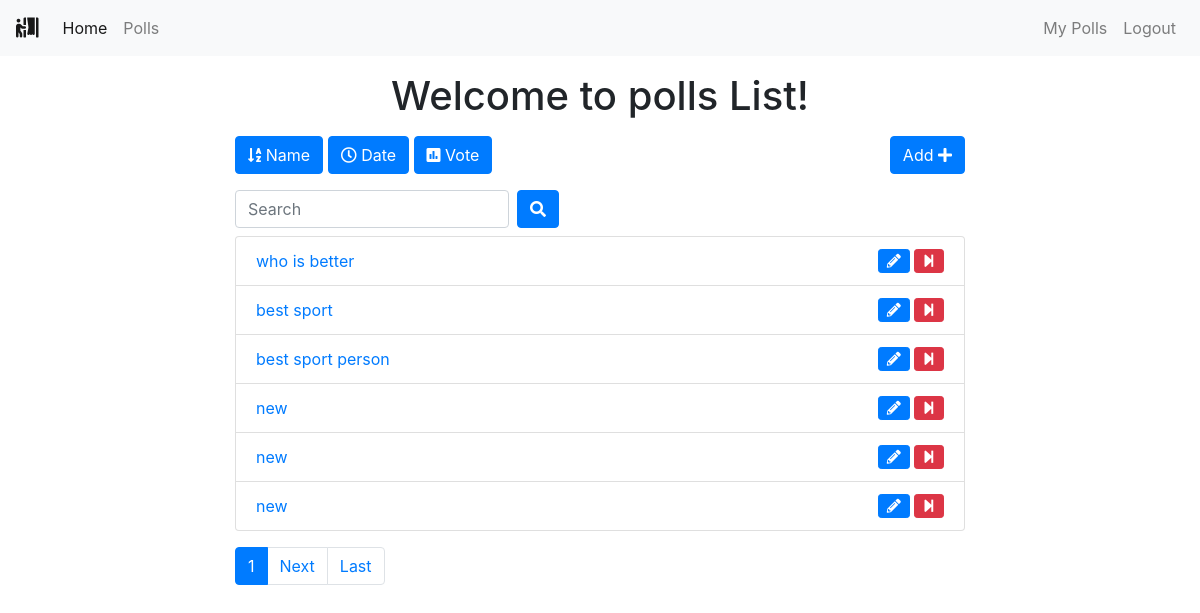
The app's page /polls/list/ (signed in) with its own data.
### polls/models.py (models this page shows, shortened)
class Poll(models.Model):
    owner = models.ForeignKey(User, on_delete=models.CASCADE)
    text = models.TextField()
    pub_date = models.DateTimeField(default=timezone.now)
    active = models.BooleanField(default=True)

### polls/views.py (the view)
# urls.py: path('list/', views.polls_list, name='list'),
@login_required()
def polls_list(request):
    all_polls = Poll.objects.all()
    search_term = ''
    if 'name' in request.GET:
        all_polls = all_polls.order_by('text')
    if 'date' in request.GET:
        all_polls = all_polls.order_by('pub_date')
    if 'vote' in request.GET:
        all_polls = all_polls.annotate(Count('vote')).order_by('vote__count')
    if 'search' in request.GET:
        search_term = request.GET['search']
        all_polls = all_polls.filter(text__icontains=search_term)
    paginator = Paginator(all_polls, 6)  # Show 6 contacts per page
    page = request.GET.get('page')
    polls = paginator.get_page(page)
    get_dict_copy = request.GET.copy()
    params = get_dict_copy.pop('page', True) and get_dict_copy.urlencode()
    print(params)
    context = {
        'polls': polls,
        'params': params,
        'search_term': search_term,
    }
    return render(request, 'polls/polls_list.html', context)

### polls/templates/polls/polls_list.html (shortened to what this page needs)
{% extends 'base.html' %}
{% block content %}
<div class="container">
    <div class="row">
        <div class="col-md-8 offset-sm-2">
            <h1 class="text-center mt-3 mb-3">Welcome to polls List!</h1>
            <a class="btn btn-{% if 'name' in request.GET %}warning{% else %}primary{% endif %} mb-3" href="?name=True"
                role="button"><i class="fas fa-sort-alpha-down"></i>
                Name</a>
            <a class="btn btn-{% if 'date' in request.GET %}warning{% else %}primary{% endif %} mb-3" href="?date=True"
                role="button"><i class="far fa-clock"></i> Date</a>
            <a class="btn btn-{% if 'vote' in request.GET %}warning{% else %}primary{% endif %} mb-3" href="?vote=True"
                role="button"><i class="fas fa-poll"></i> Vote</a>
            <a class="btn btn-primary mb-3 float-right" href="{% url 'polls:add' %}" role="button">Add <i class="fas fa-plus"></i></a>
            <form class="form-inline">
                <div class="form-group mr-sm-2 mb-2">
                    <input type="search" class="form-control" name="search" placeholder="Search" value={{ search_term }}>
                </div>
                <button type="submit" class="btn btn-primary mb-2"><i class="fas fa-search"></i></button>
            </form>
            <ul class="list-group">
                {% for poll in polls %}
                <li class="list-group-item"><a href="{% url 'polls:detail' poll.id %}">{{ poll.text|truncatewords:5 }}
                    </a>
                    {% if request.user == poll.owner %}
                    {% if poll.active %}
                    <a href="{% url 'polls:end_poll' poll.id %}" data-toggle="tooltip" data-placement="top" title="End Poll"
                        onclick="return confirm('Are you sure ?')"><i class="fas fa-step-forward float-right btn btn-danger btn-sm"></i></a>
                    {% endif %}
                    <a href="{% url 'polls:edit' poll.id %}" class="mr-3" data-toggle="tooltip" data-placement="top"
                        title="Edit Poll"><i class="fas fa-pencil-alt float-right btn btn-primary btn-sm mr-1"></i></a>
                    {% endif %}
                </li>
                {% endfor %}
            </ul>
            <nav class="mt-3">
                <ul class="pagination">
                    <li class="page-item active"><a class="page-link" href="">{{ polls.number }}</a></li>
                    {% if polls.has_next %}
                    <li class="page-item"><a class="page-link" href="?page={{ polls.next_page_number }}&{{ params }}">Next</a></li>
                    <li class="page-item"><a class="page-link" href="?page={{ polls.paginator.num_pages }}&{{ params }}">Last</a></li>
                    {% endif %}
                </ul>
            </nav>
        </div>
    </div>
</div>
{% endblock content %}

### templates/base.html (shortened to what this page needs)
{% load static %}
<!DOCTYPE html>
<html lang="en">
<head>
    <link rel="stylesheet" href="https://maxcdn.bootstrapcdn.com/bootstrap/4.0.0/css/bootstrap.min.css"
>
    <link rel="stylesheet" href="https://use.fontawesome.com/releases/v5.6.3/css/all.css"
>
</head>
<body>
    {% include 'includes/navbar.html' %}
    {% block content %}
    {% endblock content %}
</body>
</html>

### templates/includes/navbar.html (shortened to what this page needs)
<nav class="navbar navbar-expand-sm navbar-light bg-light">
    <a class="navbar-brand" href="{% url 'home' %}"><i class="fas fa-person-booth"></i></a>
    <div class="collapse navbar-collapse" id="collapsibleNavId">
        <ul class="navbar-nav mr-auto mt-2 mt-lg-0">
            <li class="nav-item active">
                <a class="nav-link" href="{% url 'home' %}">Home <span class="sr-only">(current)</span></a>
            </li>
            {% if request.user.is_authenticated %}
            <li class="nav-item">
                <a class="nav-link" href="{% url 'polls:list' %}">Polls</a>
            </li>
            {% endif %}
        </ul>
        <div class="navbar-nav ml-auto">
            {% if request.user.is_authenticated %}
            <a class="nav-link" href="{% url 'polls:list_by_user' %}">My Polls</a>
            <a class="nav-link" href="{% url 'accounts:logout' %}">Logout</a>
            {% else %}
            <a class="nav-link" href="{% url 'accounts:login' %}">Login</a>
            <a class="nav-link" href="{% url 'accounts:register' %}">Register</a>
            {% endif %}
        </div>
    </div>
</nav>

### records on screen
Poll: text "who is better", active True (drawn)
Poll: text "best sport", active True (drawn)
Poll: text "best sport person", active True (drawn)
Poll: text "new", active True (drawn)
Poll: text "new", active True (drawn)
Poll: text "new", active True (drawn)

### other values on screen
{{ polls.number }} "1"
